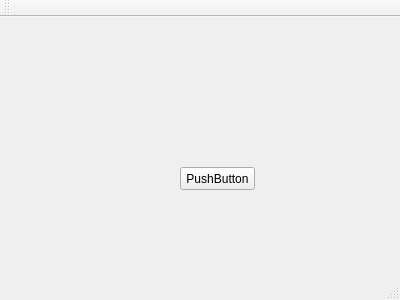
<?xml version="1.0" encoding="UTF-8"?>
<ui version="4.0">
 <class>MainWindow</class>
 <widget class="QMainWindow" name="MainWindow">
  <property name="geometry">
   <rect>
    <x>0</x>
    <y>0</y>
    <width>400</width>
    <height>300</height>
   </rect>
  </property>
  <property name="windowTitle">
   <string>MainWindow</string>
  </property>
  <widget class="QWidget" name="centralWidget">
   <widget class="QPushButton" name="pushButton">
    <property name="geometry">
     <rect>
      <x>180</x>
      <y>150</y>
      <width>75</width>
      <height>23</height>
     </rect>
    </property>
    <property name="text">
     <string>PushButton</string>
    </property>
   </widget>
  </widget>
  <widget class="QMenuBar" name="menuBar">
   <property name="geometry">
    <rect>
     <x>0</x>
     <y>0</y>
     <width>400</width>
     <height>21</height>
    </rect>
   </property>
  </widget>
  <widget class="QToolBar" name="mainToolBar">
   <attribute name="toolBarArea">
    <enum>TopToolBarArea</enum>
   </attribute>
   <attribute name="toolBarBreak">
    <bool>false</bool>
   </attribute>
  </widget>
  <widget class="QStatusBar" name="statusBar"/>
 </widget>
 <layoutdefault spacing="6" margin="11"/>
 <resources/>
 <connections/>
</ui>
